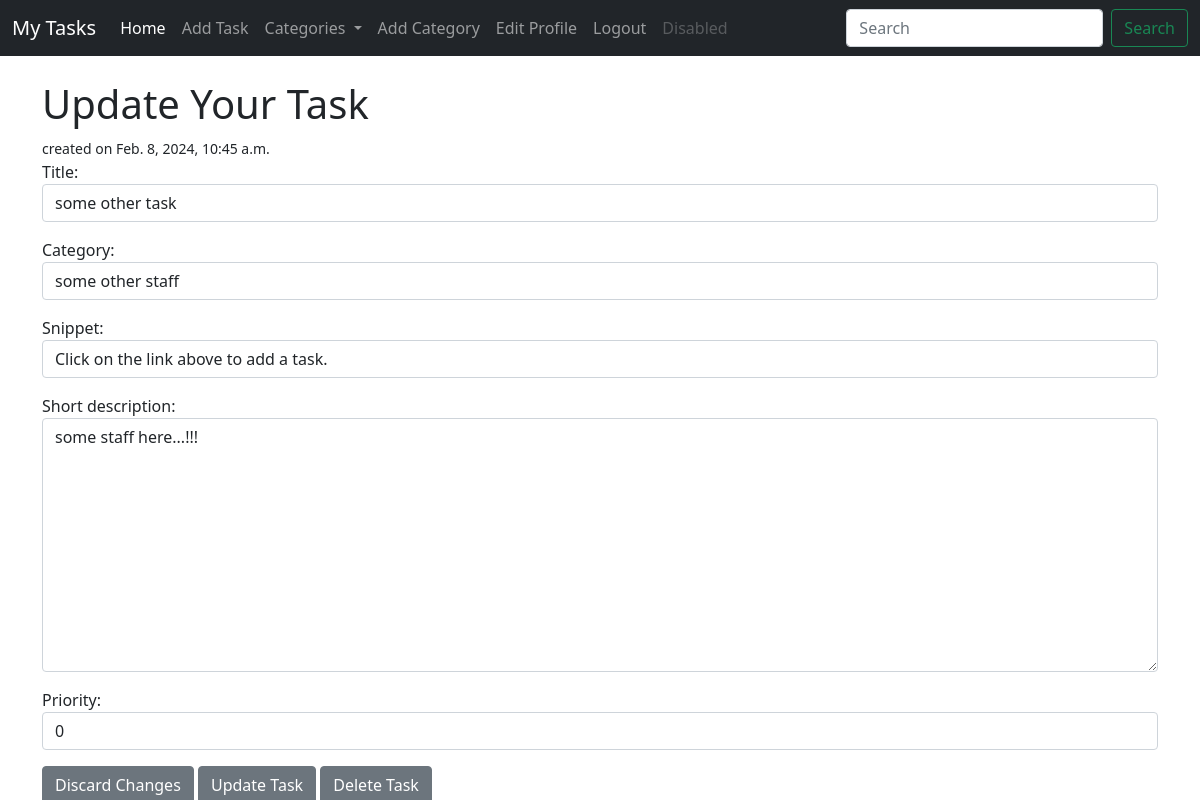
The page /task/edit/27 (signed in) on the database as committed earlier.
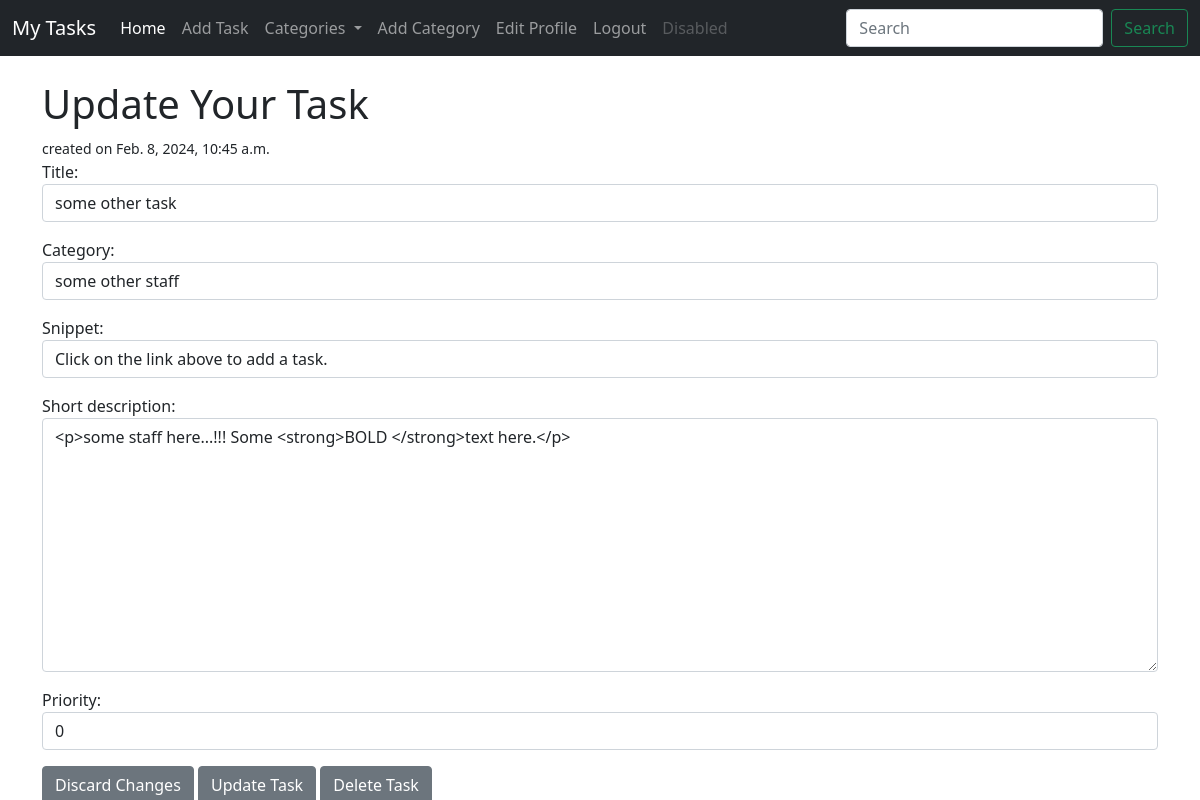
The same page on the database as committed later.
### task/models.py (models this page shows, shortened)
class Task(models.Model):
    title = models.CharField(max_length=200)
    title_tag = models.CharField(max_length=200)
    author = models.ForeignKey(User, on_delete=models.CASCADE)
    short_description = RichTextField(blank=True, null=True)
    date_created = models.DateTimeField(auto_now_add=True)
    priority = models.IntegerField(default=0)
    category = models.CharField(max_length=200, default='uncategorized')
    snippet = models.CharField(max_length=200)
    completed = models.BooleanField(default=False)
    likes = models.ManyToManyField(User, related_name='task_likes')

### task/views.py (the view)
# urls.py: path('task/edit/<int:pk>', EditTaskView.as_view(), name='edit_task'),
class EditTaskView(CategoryMixin, UpdateView):
    model = Task
    form_class = EditForm
    template_name = 'task/edit_task.html'

### task/forms.py
class EditForm(forms.ModelForm):
    class Meta:
        model = Task
        fields = ('title', 'category', 'snippet', 'short_description', 'priority')
        widgets = {
            'title': forms.TextInput(attrs={'class': 'form-control', 'placeholder': 'Enter the task title...'}),
            'category': forms.Select(choices=choice, attrs={'class': 'form-control'}),
            'snippet': forms.TextInput(attrs={'class': 'form-control'}),
            'short_description': forms.Textarea(attrs={'class': 'form-control'}),
            'priority': forms.TextInput(attrs={'class': 'form-control'}),
        }

### task/models.py (called while the page is built)
    def __str__(self):
        return self.category_name

### task/views.py (called while the page is built)
    def get_context_data(self, *args, **kwargs):
        cat_list = Category.objects.all()
        context = super().get_context_data(*args, **kwargs)
        context['cat_list'] = cat_list
        return context

### task/templates/task/edit_task.html (shortened to what this page needs)
{% extends 'task/base.html' %}
{% block content %}
{% if user.is_authenticated %}
    {% if user.id == task.author.id %}
<h1>Update Your Task</h1><small>created on {{ task.date_created }}</small>
<div class="form-group">
    <form method="POST" class="submit_form">
        {{ form.as_p }}
        <a href="{% url 'home' %}" class="btn btn-secondary">Discard Changes</a>
        <button class="btn btn-secondary">Update Task</button>
        <a class="btn btn-secondary" href="{% url 'delete_task' task.pk %}">Delete Task</a>
    </form>
</div>
    {% else %}
        <h2>You're about to enter a restricted territory, someone else's tasks...!!!</h2>
    {% endif %}
{% else %}
You're not allowed here, and you know it!...
{% endif %}
{% endblock %}

Rows that differ between the two databases and show on the page:
changed Task "some other task": short_description "some staff here...!!!" → "<p>some staff here...!!! Some <strong>BOLD </strong>text here.</p>"
